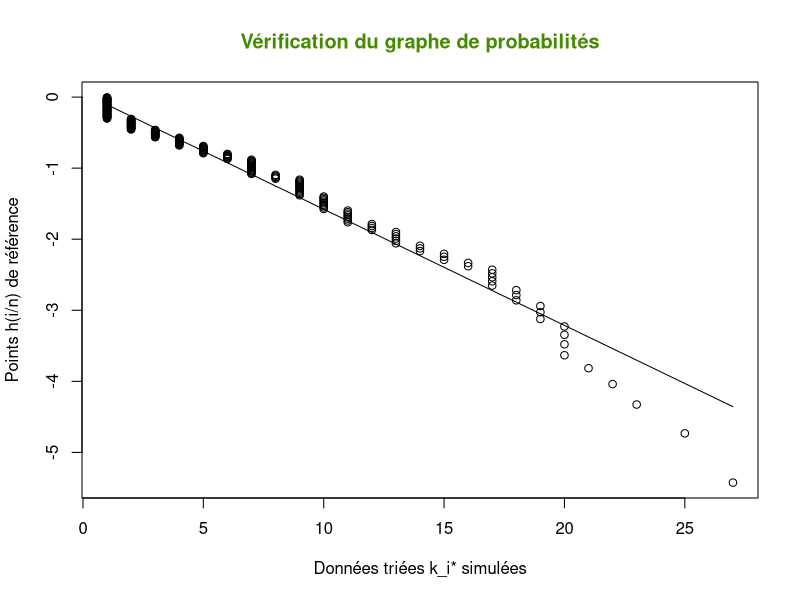
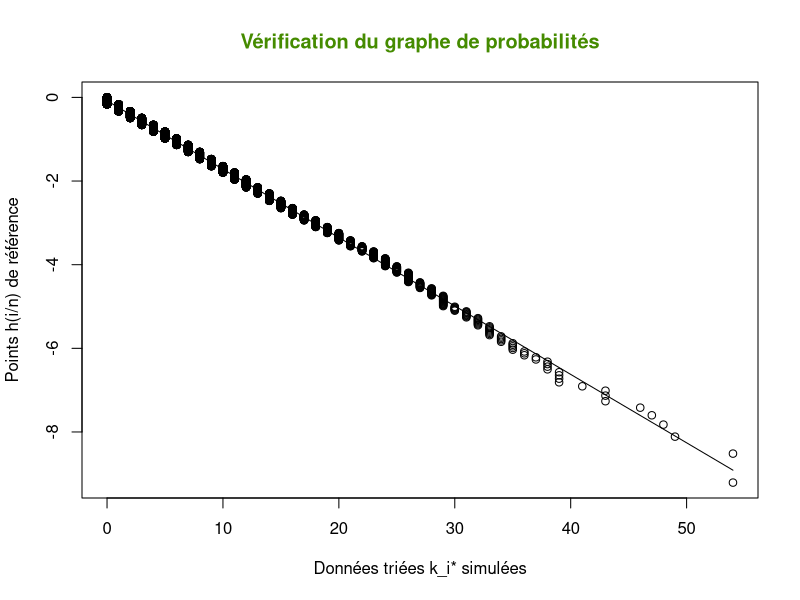

Source code (R) for these figures, in order:
# Exercice 1 - Question 3
# Graphe de probabilités pour la loi géométrique

# Récupération des données
# (!) Il faut se trouver dans le dossier des scripts
# (!) Sous RStudio, menu "Session > Set Working directory > To Source File Location"
groupe1 <- read.table("groupe1.txt")[,1]
groupe2 <- read.table("groupe2.txt")[,1]

# Tri des données
groupe1_ord <- sort(groupe1)
groupe2_ord <- sort(groupe2)

# Fonction pour tracer un graphe de probabilités
# par rapport à la loi géométrique (cas r = 1)
# PRECONDITIONS : <echantillon> est trié
graphe_probabilites <- function(echantillon)
{
  # Le graphe de probabilités est de la forme h[F(k)] = alpha(p)g(k) + beta(p)
  # avec, dans le cas de la loi géométrique :
  #   -> h[F(k)] = ln(1 - F(k))
  #   -> alpha(p) = ln(1 - p)
  #   -> g(k) = k
  #   -> beta(p) = 0
  
  # On trace donc (g(k_i*), h(i/n))
  # NB : on évite le cas ln(0) indéfini en allant jusqu'à n - 1
  n = length(echantillon)
  plot(head(echantillon, -1), log(1 - seq(1:(n-1))/n), xlab="Données triées k_i* simulées", ylab="Points h(i/n) de référence")
  
  # Affichage graphique
  title("Vérification du graphe de probabilités", col.main="chartreuse4")
  
  # Si on considère les points alignés, on peut essayer d'en déduire une pente
  # qui représentera le paramètre p. On trace la droite des moindres carrés. 
  abs = head(echantillon,  -1)
  ord = log(1 - seq(1:(n-1))/n)
  reg = lm(ord~abs)
  lines(abs, fitted.values(reg))
  
  # On estime et retourne un paramètre p
  # La pente de la droite des moindres carrés est ln(1 - p)
  pente = reg$coefficients[2]
  return(-exp(pente) + 1)
}

pg1 = graphe_probabilites(groupe1_ord)
# pg2 = graphe_probabilites(groupe2_ord)

# Jeu de données simulé pour la mesure de qualité
nb_simulations = 10000;
simulations = rgeom(nb_simulations, pg1)
simulations_ord = sort(simulations)

pgs = graphe_probabilites(simulations_ord)